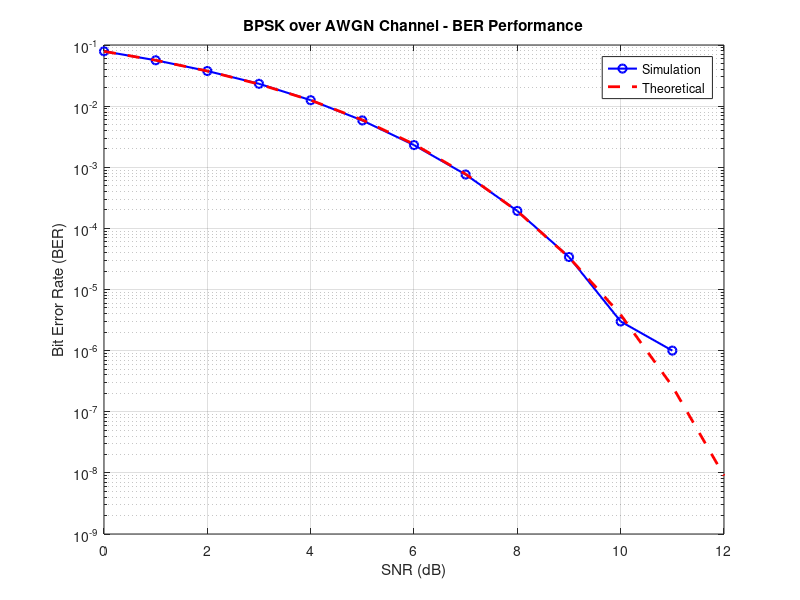

Write MATLAB code to recreate this figure.
clc; clear; close all;

%% =========================
%% Parameters
%% =========================
N = 1e6;                  
SNR_dB = 0:1:12;          
BER_sim = zeros(size(SNR_dB));
BER_theory = zeros(size(SNR_dB));

%% =========================
%% Simulation
%% =========================
for i = 1:length(SNR_dB)

    bits = rand(1, N) < 0.5;      % Source bits
    tx = 2*bits - 1;              % BPSK mapping

    snr = 10^(SNR_dB(i)/10);
    N0 = 1/snr;

    noise = sqrt(N0/2)*randn(1, N);
    rx = tx + noise;

    bits_hat = rx > 0;

    BER_sim(i) = sum(bits ~= bits_hat)/N;

    % التعديل هنا: استخدام erfc بدلاً من qfunc لتجنب مشكلة الـ Toolbox
    BER_theory(i) = 0.5 * erfc(sqrt(snr)); 

end

%% =========================
%% Plot Results
%% =========================
figure('Color','w');

semilogy(SNR_dB, BER_sim, 'bo-', 'LineWidth', 1.5);
hold on;
semilogy(SNR_dB, BER_theory, 'r--', 'LineWidth', 2);

grid on;

xlabel('SNR (dB)');
ylabel('Bit Error Rate (BER)');
title('BPSK over AWGN Channel - BER Performance');

legend('Simulation', 'Theoretical');

saveas(gcf,'BER_BPSK_AWGN.png');
%End of document
